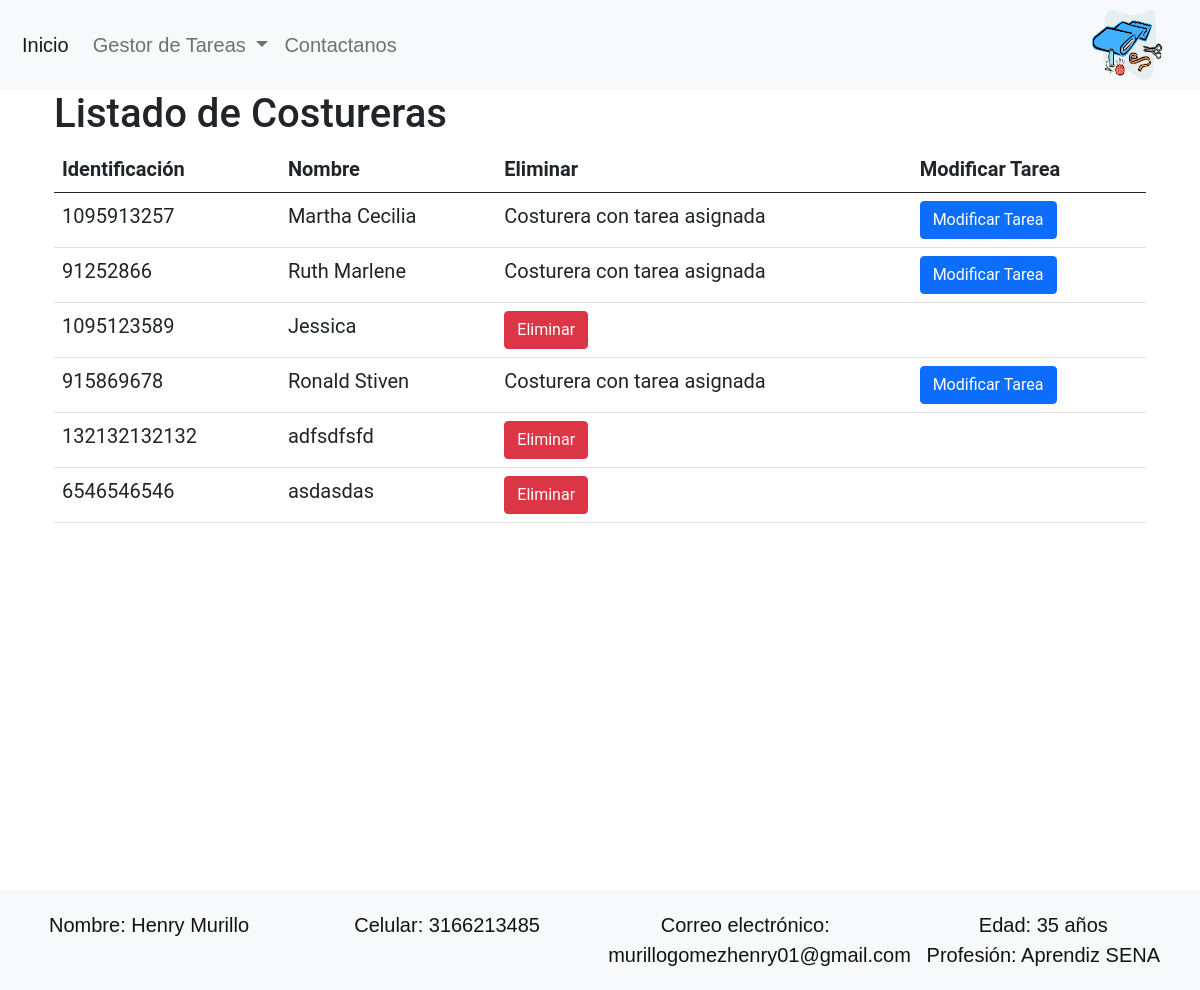
/listar_costureras/, run on an earlier commit of the app's database.
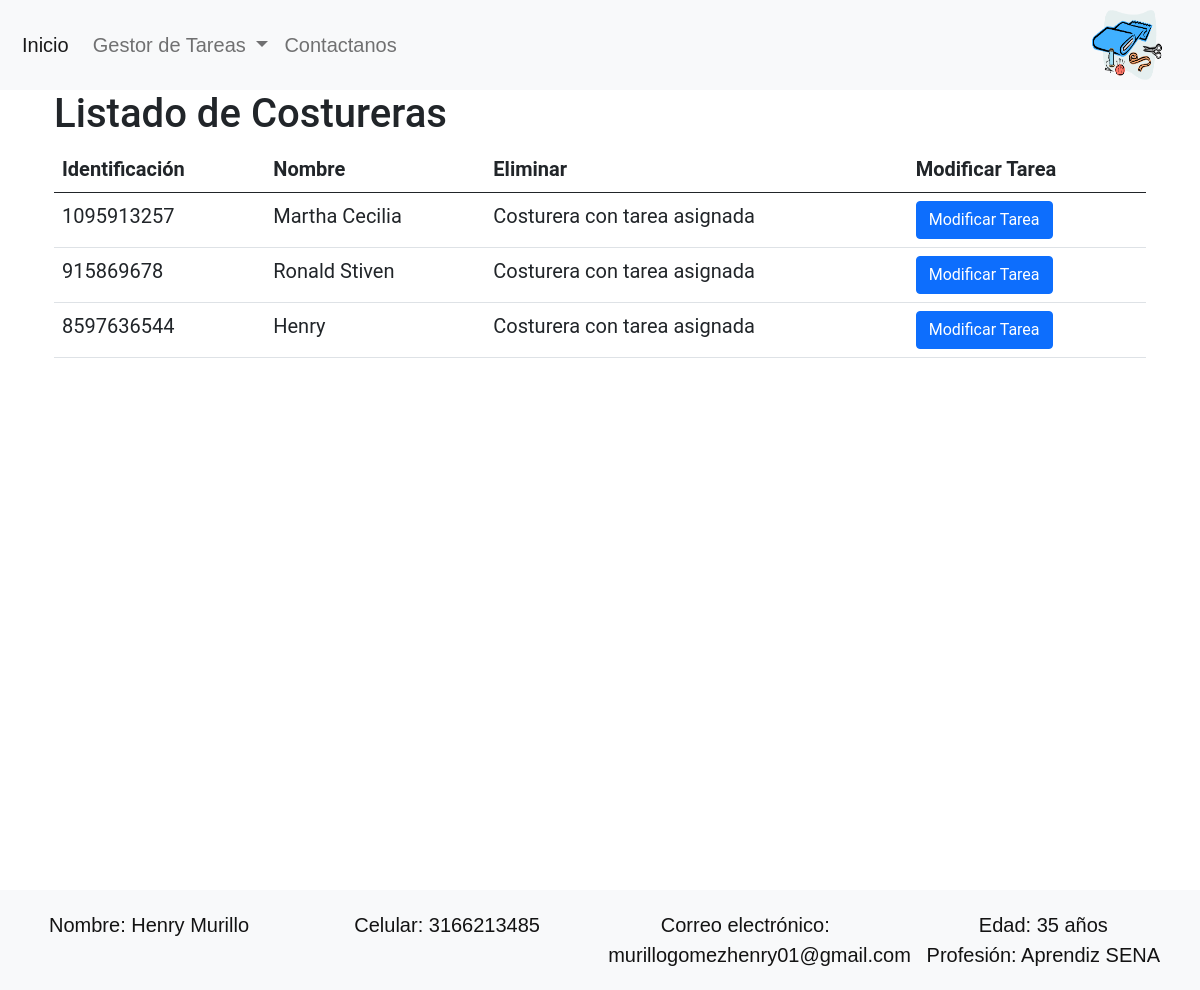
And on a later commit of the database.
### fabrica/models.py (models this page shows, shortened)
class Costureras(models.Model):
    GENERO_CHOICES = [
        ('M', 'Masculino'),
        ('F', 'Femenino'),
        ('O', 'Otro'),
    ]
    identificacion = models.CharField(primary_key=True, max_length=50)
    nombre = models.CharField(max_length=100)
    apellido = models.CharField(max_length=100)
    fecha_nacimiento = models.DateField()
    direccion = models.CharField(max_length=200)
    genero = models.CharField(max_length=1, choices=GENERO_CHOICES)

### fabrica/views.py (the view)
# urls.py: path('listar_costureras/', views.listar_costureras, name='listar_costureras'),
def listar_costureras(request):
    costureras = Costureras.objects.all()
    return render(request, 'listar_costureras.html', {'costureras': costureras})

### templates/listar_costureras.html (shortened to what this page needs)
{% extends "layouts/app.html" %}
{% load static %}
{% block content %}
<div class="container">
    <h1>Listado de Costureras</h1>
    <table class="table">
        <thead>
            <tr>
                <th>Identificación</th>
                <th>Nombre</th>
                <th>Eliminar</th>
                <th>Modificar Tarea</th>
            </tr>
        </thead>
        <tbody>
            {% for costurera in costureras %}
            <tr>
                <td>{{ costurera.identificacion }}</td>
                <td>{{ costurera.nombre }}</td>
                <td>
                    {% if costurera.tareas_set.all %}
                        Costurera con tarea asignada
                    {% else %}
                        <form action="{% url 'eliminar_costurera' costurera.identificacion %}" method="post">
                            <button type="submit" class="btn btn-danger">Eliminar</button>
                        </form>
                    {% endif %}
                </td>
                <td>
                    {% if costurera.tareas_set.all %}
                        <a href="{% url 'modificar_tarea' costurera.tareas_set.first.id %}" class="btn btn-primary">Modificar Tarea</a>
                    {% endif %}
                </td>
            </tr>
            {% endfor %}
        </tbody>
    </table>
</div>
{% endblock %}

What changed in the data, as far as the page shows it:
removed Costureras: identificacion "91252866", nombre "Ruth Marlene", shows "Costurera con tarea asignada", shows "Modificar Tarea"
removed Costureras: identificacion "1095123589", nombre "Jessica", shows "Eliminar"
removed Costureras: identificacion "132132132132", nombre "adfsdfsfd", shows "Eliminar"
removed Costureras: identificacion "6546546546", nombre "asdasdas", shows "Eliminar"
added Costureras: identificacion "8597636544", nombre "Henry", shows "Costurera con tarea asignada", shows "Modificar Tarea"
